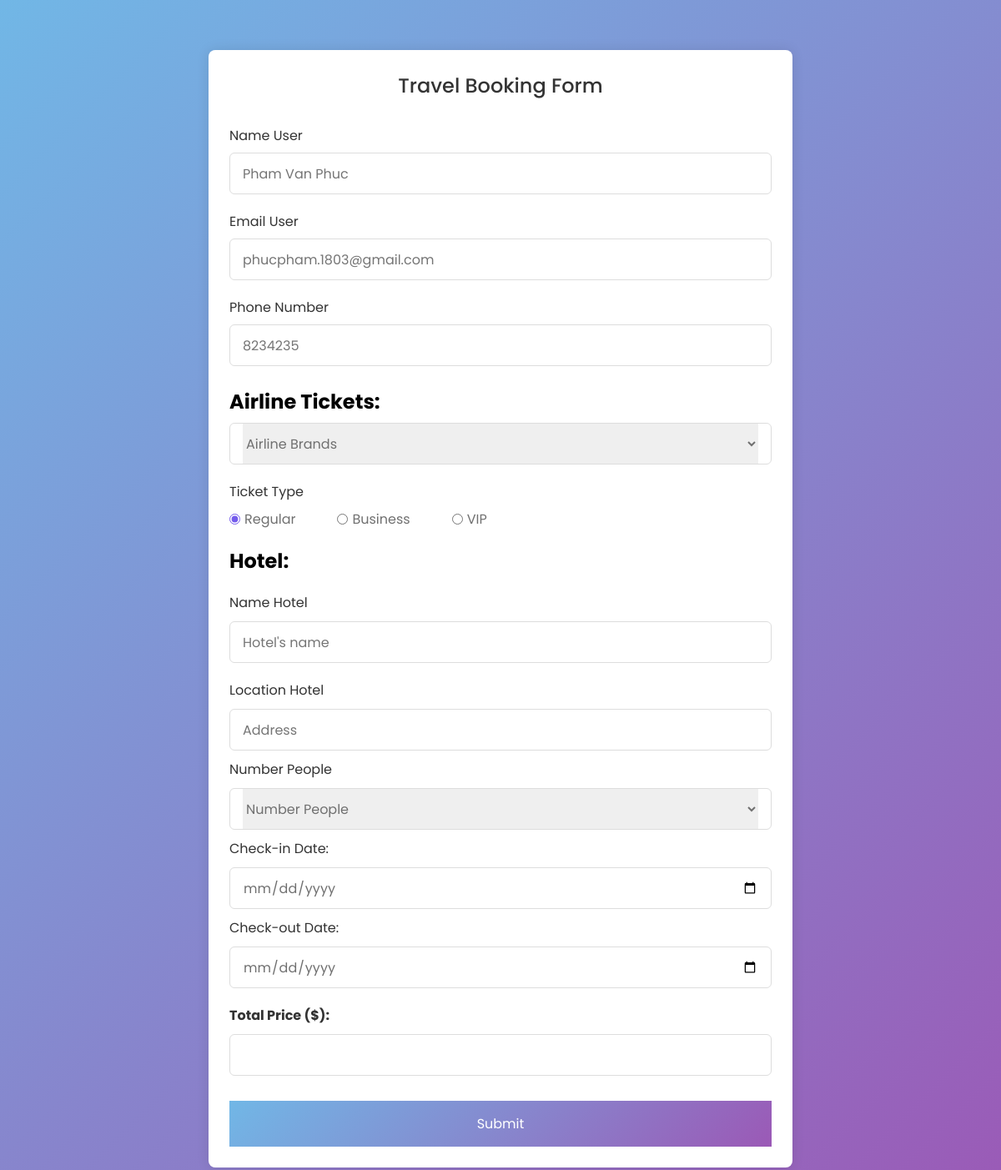
/booking/booking.php (signed in), run on the app's committed database.
### tables this page shows
CREATE TABLE `users` (
  `username` varchar(50) NOT NULL,
  `password` varchar(100) DEFAULT NULL,
  `name` varchar(100) DEFAULT NULL,
  `phoneNumber` varchar(15) DEFAULT NULL,
  `email` varchar(100) DEFAULT NULL
);

### src/booking/booking.php (the view, shortened to what this page needs)
<?php
$conn = new mysqli(DB_HOST, DB_USER, DB_PASS, DB_NAME);
$username = $_SESSION['username'];
$sql = "SELECT name, email, phonenumber FROM users WHERE username='$username'";
$result = $conn->query($sql);
if ($result->num_rows > 0) {
  $row = $result->fetch_assoc();
  $name = $row['name'];
  $email = $row['email'];
  $phone = $row['phonenumber'];
} else {
  $name = "";
  $email = "";
  $phone = "";
}
?>
<!DOCTYPE html>
<html lang="en">
<head>
  <link rel="stylesheet" href="..\assets\css\booking_style.css" />
</head>
<body>
  <section class="container">
    <header>Travel Booking Form</header>
    <form action="../booking/submit_booking.php" method="post" class="form">
      <div class="input-box">
        <label>Name User</label>
        <input type="text" placeholder="<?php echo $name; ?>" required readonly />
      </div>
      <div class="input-box">
        <label>Email User</label>
        <input type="text" placeholder="<?php echo $email; ?>" required readonly />
      </div>
      <div class="column">
        <div class="input-box">
          <label>Phone Number</label>
          <input type="number" placeholder="<?php echo $phone; ?>" required readonly />
        </div>
      </div>
      <br>
      <h2>Airline Tickets:</h2>
      <div class="column">
        <div class="select-box">
          <select name="airline">
            <option hidden>Airline Brands</option>
          </select>
        </div>
      </div>
      <div class="gender-box">
        <h3>Ticket Type</h3>
        <div class="gender-option">
          <div class="gender">
            <input type="radio" name="ticket-type" value="Regular" checked />
            <label for="check-male">Regular</label>
          </div>
          <div class="gender">
            <input type="radio" name="ticket-type" value="Business" />
            <label for="check-female">Business</label>
          </div>
          <div class="gender">
            <input type="radio" name="ticket-type" value="VIP" />
            <label for="check-other">VIP</label>
          </div>
        </div>
      </div>
      <div class="input-box address">
        <p style="font-weight: bold; font-size: 1.5rem;">Hotel:
        <p>
        <div class="input-box">
          <label>Name Hotel</label>
          <input id="hotel-name" name="hotel-name" type="text" placeholder="Hotel's name" required readonly />
        </div>
        <div class="column">
          <div class="input-box">
            <label>Location Hotel</label>
            <input id="locationName" name="locationName" type="text" placeholder="Address" required readonly />
          </div>
        </div>
        <div class="column">
          <label for="">Number People</label>
          <div class="select-box">
            <select name="number-people" required>
              <option hidden>Number People</option>
            </select>
          </div>
        </div>
        <div class="column">
          <label for="check-in">Check-in Date:</label>
          <input id="check-in" name="check-in" type="date" placeholder="Check in" required />
          <label for="check-out">Check-out Date:</label>
          <input id="check-out" name="check-out" type="date" placeholder="Check out" required />
        </div>
        <div class="column">
          <div class="input-box">
            <label style="font-weight: bold;">Total Price ($):</label>
            <input id="price" name="price" type="text" placeholder="" required readonly />
          </div>
        </div>
        <button type="submit">Submit</button>
    </form>
  </section>
</body>
</html>

### src/assets/css/booking_style.css (style rules this page uses)
* { margin: 0; padding: 0; box-sizing: border-box; font-family: "Poppins", sans-serif; }
body { min-height: 100vh; display: flex; align-items: center; justify-content: center; padding: 0px; background: linear-gradient(135deg,#71b7e6,#9b59b6); }
.container { position: relative; max-width: 700px; width: 100%; background: #fff; padding: 25px; border-radius: 8px; box-shadow: 0 0 15px rgba(0, 0, 0, 0.1); }
.container header { font-size: 1.5rem; color: #333; font-weight: 500; text-align: center; }
.container .form { margin-top: 30px; }
.form .input-box { width: 100%; margin-top: 20px; }
.input-box label { color: #333; }
.form :where(.input-box input, .select-box) { position: relative; height: 50px; width: 100%; outline: none; font-size: 1rem; color: #707070; margin-top: 8px; border: 1px solid #ddd; border-radius: 6px; padding: 0 15px; }
.form .column { display: flex; column-gap: 15px; }
.form .gender-box { margin-top: 20px; }
.gender-box h3 { color: #333; font-size: 1rem; font-weight: 400; margin-bottom: 8px; }
.form :where(.gender-option, .gender) { display: flex; align-items: center; column-gap: 50px; flex-wrap: wrap; }
.form .gender { column-gap: 5px; }
.gender input { accent-color: rgb(116, 92, 236); }
.form :where(.gender input, .gender label) { cursor: pointer; }
.gender label { color: #707070; }
.address :where(input, .select-box) { margin-top: 10px; }
.select-box select { height: 100%; width: 100%; outline: none; border: none; color: #707070; font-size: 1rem; }
.form button { height: 55px; width: 100%; color: #fff; font-size: 1rem; font-weight: 400; margin-top: 30px; border: none; cursor: pointer; transition: all 0.2s ease; background: linear-gradient(135deg,#71b7e6,#9b59b6); }
.column { display: flex; flex-direction: column; }
.column label { margin-top: 10px; }

### src/booking/booking.php (style rules this page uses)
body { padding: 5% 0px; }

### data on the page
users: name "Pham Van Phuc", email "phucpham.1803@gmail.com", phoneNumber "8234235"
